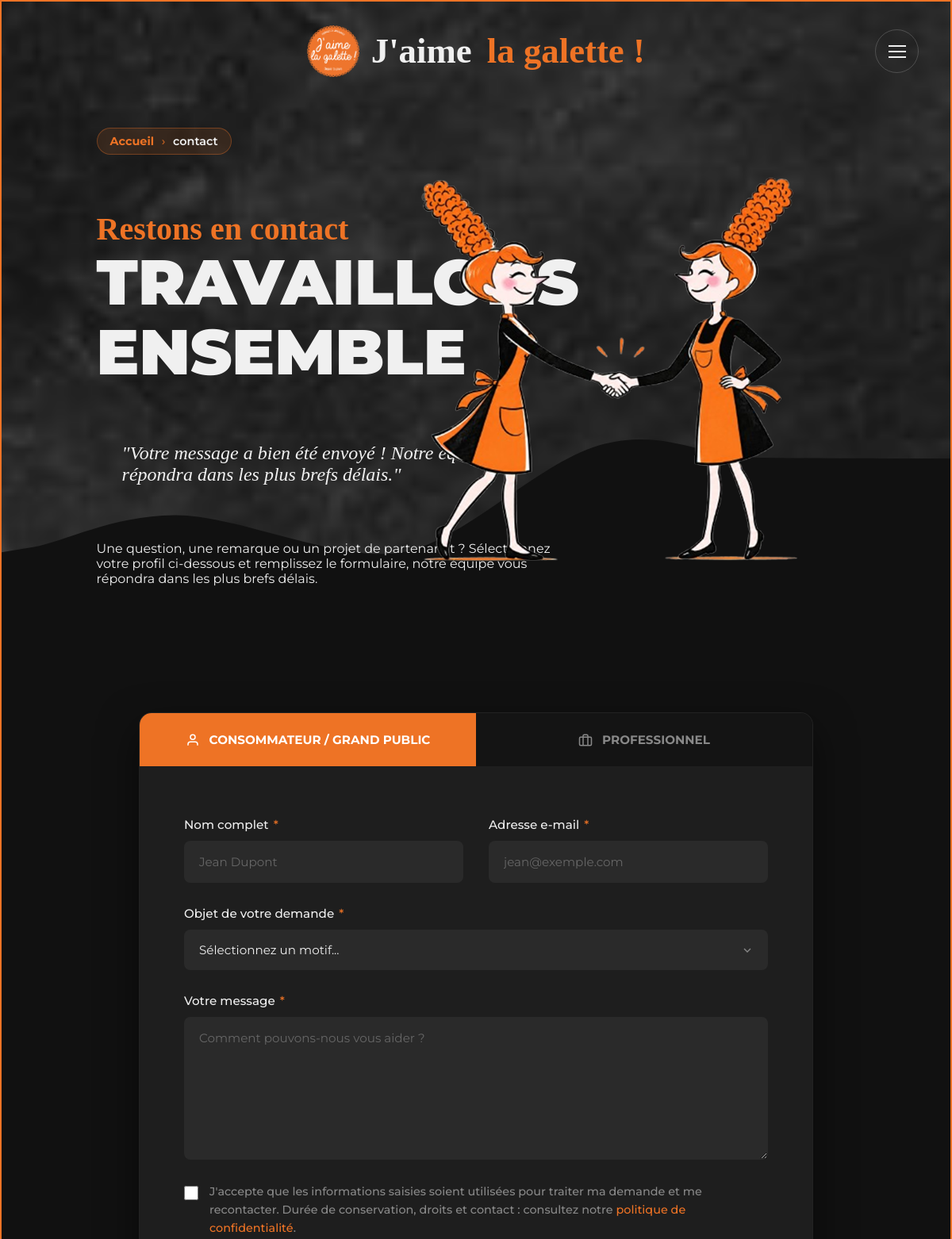
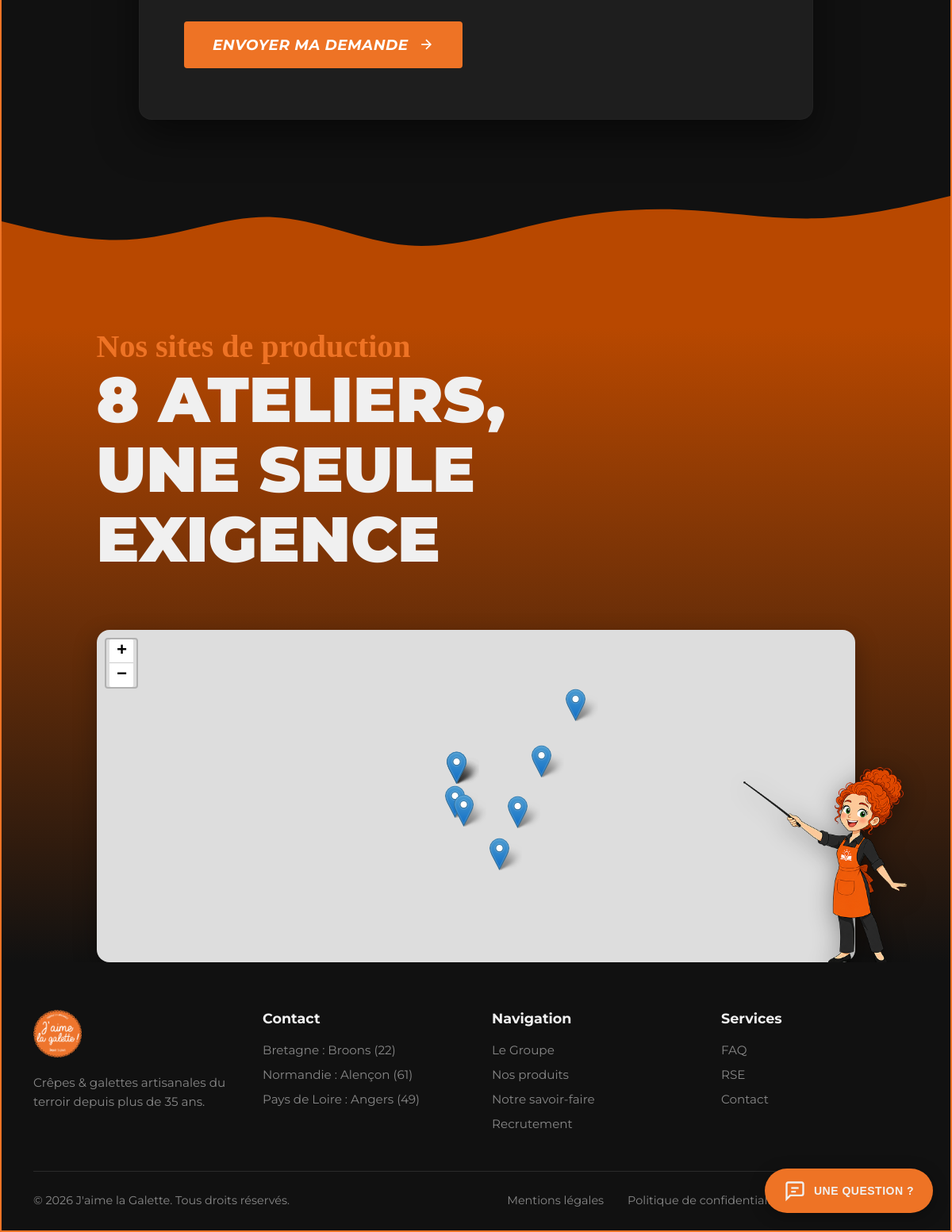
/jaimelagalette/pages/contact/index.php, run on the app's committed database (2 pictures, top to bottom).
### tables this page shows
CREATE TABLE footer (
    id INT AUTO_INCREMENT PRIMARY KEY,
    logo VARCHAR(255),
    alt_logo VARCHAR(255),
    description TEXT,
    copyright VARCHAR(255)
);

CREATE TABLE partial_Intro (
    id INT AUTO_INCREMENT PRIMARY KEY,
    sous_titre VARCHAR(255),
    titre VARCHAR(255) NOT NULL,
    citation TEXT,
    contenu TEXT,
    nom_page VARCHAR(100) NOT NULL,
    image_fond VARCHAR(255),
    alt_fond VARCHAR(255),
    image_mascotte VARCHAR(255),
    alt_mascotte VARCHAR(255),
    marque_id INT DEFAULT NULL,
    KEY fk_intro_marque (marque_id),
    CONSTRAINT fk_intro_marque FOREIGN KEY (marque_id) REFERENCES marque (id) ON DELETE SET NULL ON UPDATE CASCADE
);

CREATE TABLE partial_Carte (
    id INT AUTO_INCREMENT PRIMARY KEY,
    sous_titre VARCHAR(255) NOT NULL,
    titre VARCHAR(255) NOT NULL,
    image_mascotte VARCHAR(255),
    alt_mascotte VARCHAR(255)
);

CREATE TABLE footer_lien (
    id INT AUTO_INCREMENT PRIMARY KEY,
    footer_id INT NOT NULL,
    categorie VARCHAR(100) NOT NULL,
    label VARCHAR(100) NOT NULL,
    lien VARCHAR(255) NOT NULL,
    ordre INT DEFAULT 0,
    CONSTRAINT fk_footer_lien FOREIGN KEY (footer_id) REFERENCES footer (id) ON DELETE CASCADE ON UPDATE CASCADE
);

CREATE TABLE footer_legal (
    id INT AUTO_INCREMENT PRIMARY KEY,
    footer_id INT NOT NULL,
    label VARCHAR(100) NOT NULL,
    lien VARCHAR(255) NOT NULL,
    ordre INT DEFAULT 0,
    CONSTRAINT fk_footer_legal FOREIGN KEY (footer_id) REFERENCES footer (id) ON DELETE CASCADE ON UPDATE CASCADE
);

### jaimelagalette/app/partials/intro.php (the view)
<?php
static $introStyleLoaded = false;
if (!$introStyleLoaded): $introStyleLoaded = true;
?>
<link rel="stylesheet" href="/assets/css/partials/intro/intro.css">
<?php endif; ?>
<?php
if (!empty($intro)): ?>
<section id="intro">
    <div class="fil_ariane">
        <nav aria-label="Fil d'Ariane">
            <a href="/">Accueil</a>
            <span class="sep" aria-hidden="true">›</span>
            <span aria-current="page"><?= htmlspecialchars($intro['nom_page']) ?></span>
        </nav>
    </div>
    <div class="titre">
        <h3><?= htmlspecialchars($intro['sous_titre']) ?></h3>
        <h2><?= htmlspecialchars($intro['titre']) ?></h2>
    </div>
    <?php if (!empty($intro['citation'])): ?>
    <div>
        <blockquote class="citation">"<?= htmlspecialchars($intro['citation']) ?>"</blockquote>
    </div>
    <?php endif; ?>
    <?php if (!empty($intro['contenu'])): ?>
    <div class="contenu">
        <?= nl2br(htmlspecialchars($intro['contenu'])) ?>
    </div>
    <?php endif; ?>
    <?php if (!empty($intro['image_mascotte'])): ?>
    <img src="<?= htmlspecialchars($intro['image_mascotte']) ?>"
        alt="<?= htmlspecialchars($intro['alt_mascotte'] ?? '') ?>" class="intro_mascotte" loading="eager">
    <?php endif; ?>
    <img src="/assets/images/intro/vague_intro.svg" class="vague_intro" alt="Image d'une vague stylisée">
</section>
<?php endif; ?>

### jaimelagalette/app/partials/header.php (shortened to what this page needs)
<?php
static $headerStyleLoaded = false;
if (!$headerStyleLoaded): $headerStyleLoaded = true;
?>
<link rel="stylesheet" href="/assets/css/partials/header/header.css">
<?php endif; ?>
<header>
    <div>
        <a href="/">
            <?php
            if (!empty($footer['logo'])): ?>
            <img src="<?= htmlspecialchars($footer['logo']) ?>" alt="Logo J'aime la Galette" loading="eager">
            <?php
            else: ?>
            <img src="/assets/images/logo_jaimelagalette.png" alt="Logo J'aime la Galette" loading="eager">
            <?php
            endif; ?>
            <span>
                <span>J'aime</span>
                <span>la galette !</span>
            </span>
        </a>
        <button class="burger-btn" id="burgerBtn" aria-label="Ouvrir le menu" aria-expanded="false"
            aria-controls="navModal">
            <span></span>
            <span></span>
            <span></span>
        </button>
    </div>
</header>

### jaimelagalette/app/partials/carte.php (shortened to what this page needs)
<?php
static $carteStyleLoaded = false;
if (!$carteStyleLoaded): $carteStyleLoaded = true;
?>
<link rel="stylesheet" href="/assets/css/partials/carte/carte.css">
<link rel="stylesheet" href="/assets/css/partials/carte/card-carte.css">
<link rel="stylesheet" href="/assets/lib/leaflet/leaflet.css" />
<?php endif; ?>
<?php
if ($carte):
    ?>
<section id="carte">
    <div class="carte-container">
        <div class="titre">
            <h3><?= htmlspecialchars($carte['sous_titre'], ENT_QUOTES, 'UTF-8') ?></h3>
            <h2><?= htmlspecialchars($carte['titre'], ENT_QUOTES, 'UTF-8') ?></h2>
        </div>
        <div class="map-wrapper">
            <div id="map"></div>
        </div>
    </div>
</section>
<?php endif; ?>

### jaimelagalette/app/partials/footer.php
<?php
static $footerStyleLoaded = false;
if (!$footerStyleLoaded): $footerStyleLoaded = true;
?>
<link rel="stylesheet" href="/assets/css/partials/footer/footer.css">
<?php endif; ?>
<footer class="site-footer">
    <div class="footer-container">
        <div class="footer-top">
            <div class="footer-brand">
                <?php
                if (!empty($footer['logo'])): ?>
                <div class="brand-logo-group">
                    <img src="<?= htmlspecialchars($footer['logo']) ?>" alt="Logo" class="footer-logo">
                </div>
                <h2><?= htmlspecialchars($footer['description']) ?></h2>
                <?php
                endif; ?>
            </div>
            <?php
            if (!empty($footerLiens)):
                $liensParCategorie = [];
                foreach ($footerLiens as $lien) {
                    $categorie = $lien['categorie'];
                    $liensParCategorie[$categorie][] = $lien;
                }
            ?>
            <?php
            foreach ($liensParCategorie as $categorie => $liens): ?>
            <div class="footer-section">
                <h3><?= htmlspecialchars($categorie) ?></h3>
                <div class="footer-links">
                    <?php
                    foreach ($liens as $lien):
                        if (!empty($lien['lien'])): ?>
                    <a href="<?= htmlspecialchars($lien['lien']) ?>">
                        <?= htmlspecialchars($lien['titre'] ?? $lien['label'] ?? '') ?>
                    </a>
                    <?php
                        endif;
                    endforeach; ?>
                </div>
            </div>
            <?php
            endforeach; ?>
            <?php
            endif; ?>
        </div>
        <hr class="footer-divider">
        <div class="footer-bottom">
            <?php
            if (!empty($footer['copyright'])): ?>
            <p class="footer-copyright"><?= nl2br(htmlspecialchars($footer['copyright'])) ?></p>
            <?php
            endif; ?>
            <?php
            if (!empty($footerLegal)): ?>
            <div class="footer-legal">
                <?php
                foreach ($footerLegal as $legal):
                    if (!empty($legal['lien'])): ?>
                <a href="<?= htmlspecialchars($legal['lien']) ?>">
                    <?= htmlspecialchars($legal['titre'] ?? $legal['label'] ?? '') ?>
                </a>
                <?php
                    elseif (!empty($legal['contenu'])): ?>
                <span><?= htmlspecialchars($legal['contenu']) ?></span>
                <?php
                    endif;
                endforeach; ?>
            </div>
            <?php
            endif; ?>
        </div>
    </div>
</footer>

### jaimelagalette/public/assets/css/style.css (style rules this page uses)
* { margin: 0; padding: 0; box-sizing: border-box; }
html, body { height: 100%; overflow-x: hidden; }
body { font-family: "Montserrat", sans-serif; background-image: url("/assets/images/hero-bg.jpg"); background-repeat: no-repeat; background-position: center; background-size: cover; position: relative; color: #F0F0F0; border: #EE7325 2px solid; }
img { max-width: 100%; height: auto; }
h1, h2 { text-transform: uppercase; }
h3 { font-family: "Dancing Script", bold; font-size: 40px; }
.titre { text-align: left; margin-left: 0; }
.titre h3 { color: #EE7325; }
.titre h2 { font-size: 80px; font-weight: 900; line-height: 1.1; }
p { line-height: 1.6; text-align: left; }
button { display: inline-block; width: fit-content; padding: 10px 20px; font-weight: 700; text-transform: uppercase; font-size: 16px; border-radius: 4px; border: none; cursor: pointer; transition: 0.3s; background-color: #EE7325; color: #F0F0F0; white-space: nowrap; }
section { min-height: 100vh; height: 100vh; width: 100%; display: flex; flex-direction: column; justify-content: center; position: relative; box-sizing: border-box; gap: 70px; }
section div { padding: 0 10%; }
img[class*=vague] { margin-bottom: -2px; }

### jaimelagalette/public/assets/css/partials/header/header.css (style rules this page uses)
header { position: absolute; top: 0; left: 0; width: 100%; background: transparent; z-index: 1000; padding: 30px 40px; }
header > div { display: flex; justify-content: center; align-items: center; width: 100%; max-width: 1400px; margin: 0 auto; position: relative; }
header > div > button.burger-btn { background: rgba(240, 240, 240, 0.02) !important; background-color: transparent !important; color: #F0F0F0 !important; text-transform: none !important; font-weight: normal !important; border-radius: 50% !important; padding: 0 !important; position: absolute; right: 0; border: 1px solid rgba(240, 240, 240, 0.2) !important; width: 55px; height: 55px; display: flex; flex-direction: column; justify-content: center; align-items: center; gap: 5px; cursor: pointer; transition: all 0.3s ease; }
header > div > button.burger-btn span { display: block; width: 22px; height: 2px; background-color: #F0F0F0; transition: all 0.3s ease; }
header > div > a { display: flex; align-items: center; gap: 15px; text-decoration: none; }
header > div > a img { height: 65px; width: auto; display: block; }
header > div > a > span { font-family: "Dancing Script", cursive; font-size: 2.8rem; font-weight: 700; text-transform: none; line-height: 1; display: inline-block; }
header > div > a > span > span:first-child { color: #F0F0F0; margin-right: 8px; }
header > div > a > span > span:last-child { color: #EE7325; }

### jaimelagalette/public/assets/css/page/contact/contact.css (style rules this page uses)
.titre { width: 70%; }
#intro .intro_mascotte { right: 0; }

### jaimelagalette/public/assets/css/partials/intro/intro.css (style rules this page uses)
#intro { padding-top: 8rem; }
#intro .fil_ariane nav { display: inline-flex; flex-wrap: wrap; align-items: center; gap: 0.4rem 0.6rem; max-width: 100%; box-sizing: border-box; padding: 0.4rem 1rem; background: rgba(238, 115, 37, 0.12); border: 1px solid rgba(238, 115, 37, 0.35); border-radius: 999px; font-family: "Montserrat", blackitalic; font-size: 0.9rem; font-weight: 600; line-height: 1.3; }
#intro .fil_ariane a { color: #EE7325; font-weight: 700; text-decoration: none; }
#intro .fil_ariane .sep { color: #EE7325; opacity: 0.7; }
#intro .fil_ariane [aria-current=page] { color: #F0F0F0; min-width: 0; overflow-wrap: anywhere; }
#intro .citation { font-style: italic; font-family: "Dancing Script", bold; font-size: 1.5rem; margin-left: 2rem; max-width: 60%; }
#intro .contenu { font-family: "Montserrat", blackitalic; max-width: 70%; margin-bottom: 2rem; }
#intro .intro_mascotte { position: absolute; right: 10%; width: auto; height: 500px; z-index: 0; pointer-events: none; }
#intro img.vague_intro { position: absolute; bottom: 0; left: 0; width: 100%; height: auto; z-index: -1; pointer-events: none; }

### jaimelagalette/public/assets/css/partials/carte/carte.css (style rules this page uses)
#carte { min-height: 100vh; height: 100vh; width: 100%; background: linear-gradient(#B84800, #111111); overflow: hidden; position: relative; }
#carte > div { padding: 0; }
#carte .carte-container { height: 100%; display: flex; flex-direction: column; justify-content: center; gap: 70px; box-sizing: border-box; }
#carte .map-wrapper { position: relative; width: 100%; height: min(55vh, 500px); max-height: 500px; }
#carte #map { width: 100%; height: 100%; border-radius: 16px; z-index: 1; box-shadow: 0 10px 30px rgba(0, 0, 0, 0.3); }

### data on the page
footer: logo (picture), description "Crêpes & galettes artisanales du terroir depuis plus de 35 ans.", copyright "© 2026 J'aime la Galette. Tous droits réservés."
partial_intro: nom_page "contact", sous_titre "Restons en contact", titre "TRAVAILLONS ENSEMBLE", citation "Votre message a bien été envoyé ! Notre équipe vous répondra dans les plus brefs délais.", contenu "Une question, une remarque ou un projet de partenariat ? Sélectionnez votre profil ci-dessous et remplissez le formulaire, notre équipe vous répondra dans les plus brefs délais.", image_mascotte (picture)
partial_carte: sous_titre "Nos sites de production", titre "8 ATELIERS, UNE SEULE EXIGENCE"
footer_lien: label "Bretagne : Broons (22)"
footer_lien: label "Normandie : Alençon (61)"
footer_lien: label "Pays de Loire : Angers (49)"
footer_lien: label "Le Groupe"
footer_lien: label "Nos produits"
footer_lien: label "Notre savoir-faire"
footer_lien: label "Recrutement"
footer_lien: categorie "Services", label "Contact"
footer_lien: label "FAQ"
footer_lien: label "RSE"
footer_legal: label "Mentions légales"
footer_legal: label "Politique de confidentialité"

### other printed values
$categorie "Contact"
$categorie "Navigation"
